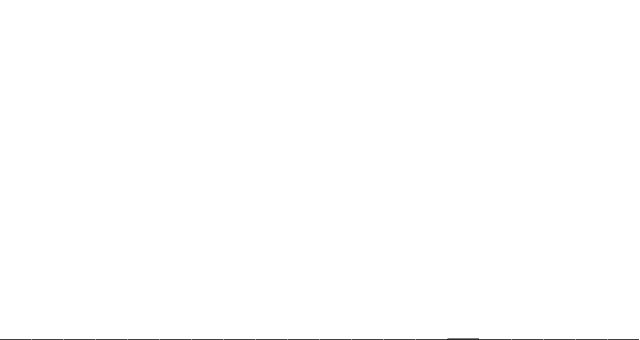
Frame 1 (no input)
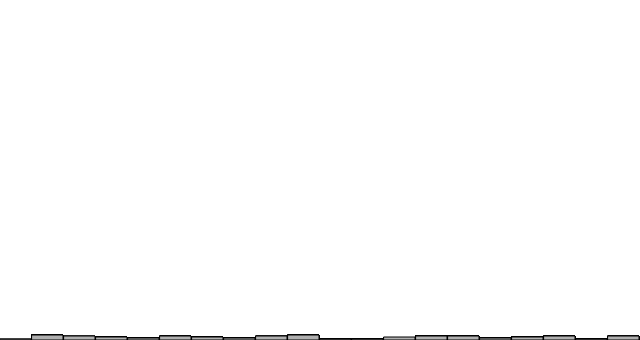
Frame 60 (no input)
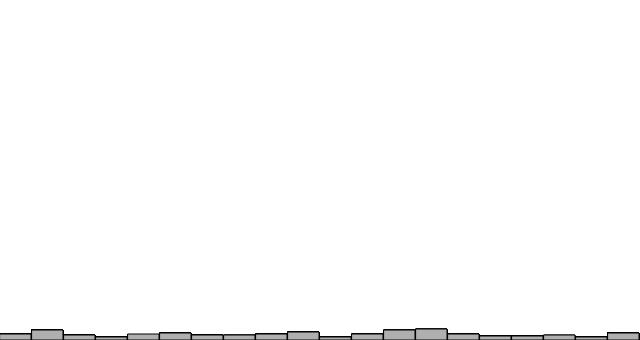
Frame 120 (the mouse pressed at the canvas centre since frame 60)

The p5.js sketch that drew these frames (run headless with seeded random() and noise() and a simulated clock; from frame 60 on, the mouse is pressed at the canvas centre):

// p5.js sketch
// ── sketch.js
let randomCounts = Array(20).fill(0);

function setup() {
    createCanvas(640, 340);
    console.log(randomCounts);
}

function draw() {
    randomCounts[int(random(randomCounts.length))]++;

    stroke(0);
    fill(175);
    let w = width / randomCounts.length;
    randomCounts.forEach((x, i) => {
        rect(i * w, height - x, w - 1, x);
    });
}
